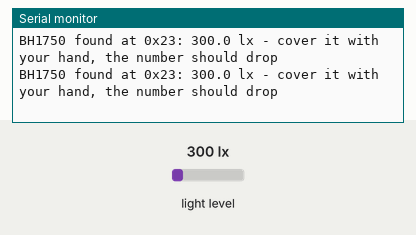
Recording of a sketch running on a simulated ESP32. Parts: the last lines printed to the serial monitor. Wiring (inferred from the names in the program): BH1750 light sensor at I2C address 0x23. The test bench sets the inputs (shaded band); at power-on: light level 300 lx.

Above: at 1.5 s.
1.6 s: light level set to 40 lx
At 2.4 s:
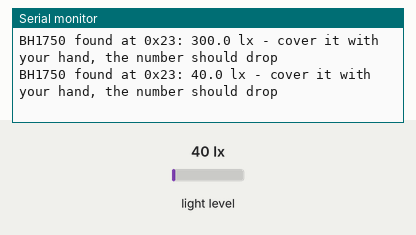
3.1 s: light level set to 500 lx
At 3.1 s:
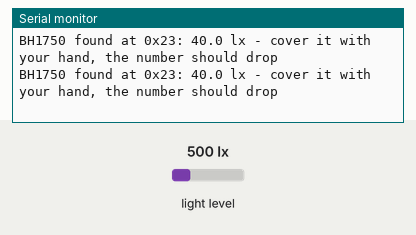
Timing chart, 0 to 6.1 s (numbered marks = the images above; inputs shaded):
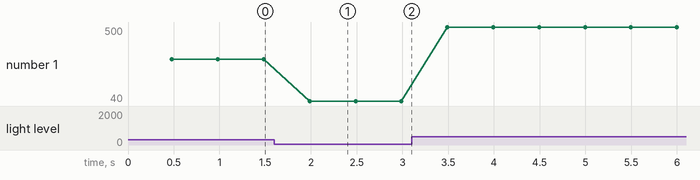

The sketch:

04_bh1750.ino
```cpp
/*
  NAZAR bring-up 04 - BH1750 light sensor (I2C 0x23, ADDR pin to GND or open)
  Wiring: VCC 3V3, GND, SDA 21, SCL 22.
  Prints lux twice a second. Test: cover it with your hand, the number should drop
  close to 0; switch the LED tunnel on and it should rise a lot.
*/
#include <Wire.h>

const uint8_t ADDR = 0x23;
bool ok = false;

bool cmd(uint8_t c) {
  Wire.beginTransmission(ADDR);
  Wire.write(c);
  return Wire.endTransmission() == 0;
}

void setup() {
  Serial.begin(115200);
  delay(300);
  Wire.begin(21, 22, 100000);
  Wire.setTimeOut(20);
  Serial.println("\nNAZAR 04 BH1750 test");
}

void loop() {
  if (!ok) {
    ok = cmd(0x01) && cmd(0x10);  // power on, continuous high-res
    if (!ok) {
      Serial.println("FAIL BH1750 not at 0x23: check wiring (ADDR pin must be LOW/open), run 01_i2c_scan");
      delay(2000);
      return;
    }
    delay(180);  // first measurement takes up to 180 ms
  }
  if (Wire.requestFrom(ADDR, (uint8_t)2) != 2) {
    Serial.println("FAIL read error");
    ok = false;
    return;
  }
  uint16_t raw = (uint16_t)Wire.read() << 8;
  raw |= Wire.read();
  Serial.printf("BH1750 found at 0x23: %.1f lx - cover it with your hand, the number should drop\n", raw / 1.2);
  delay(500);
}
```

Measured:
- after the input at 1.6 s, the serial monitor: prints a new line after 0.39 s (image 1)
- plotted number 1: 300 → 40 after the input at 1.6 s, 40 → 500 after the input at 3.1 s
